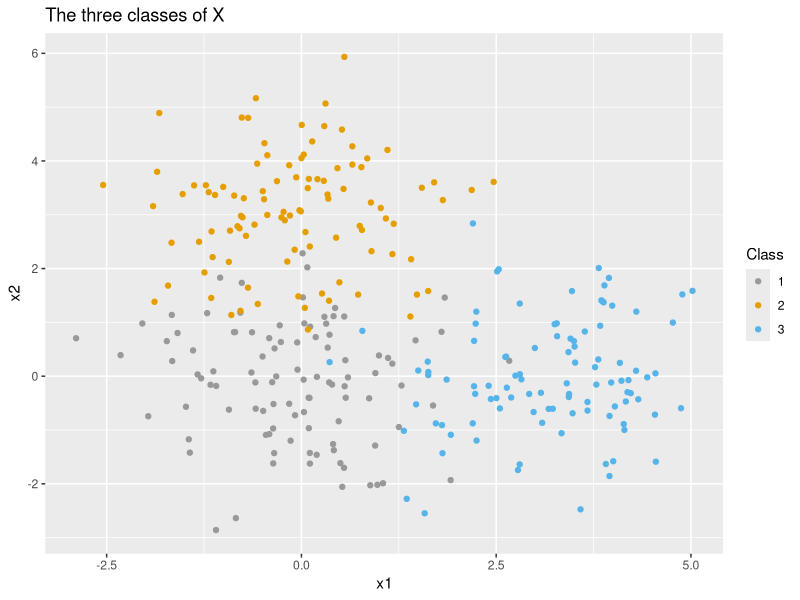
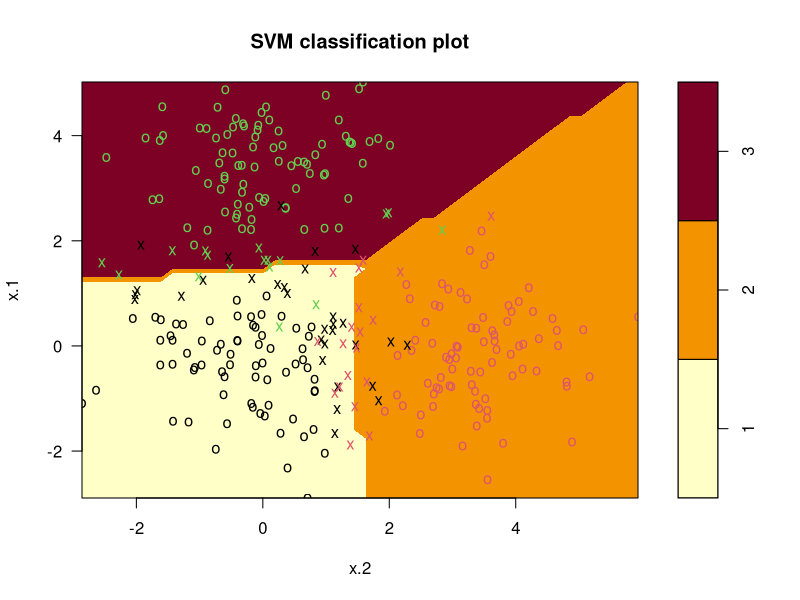
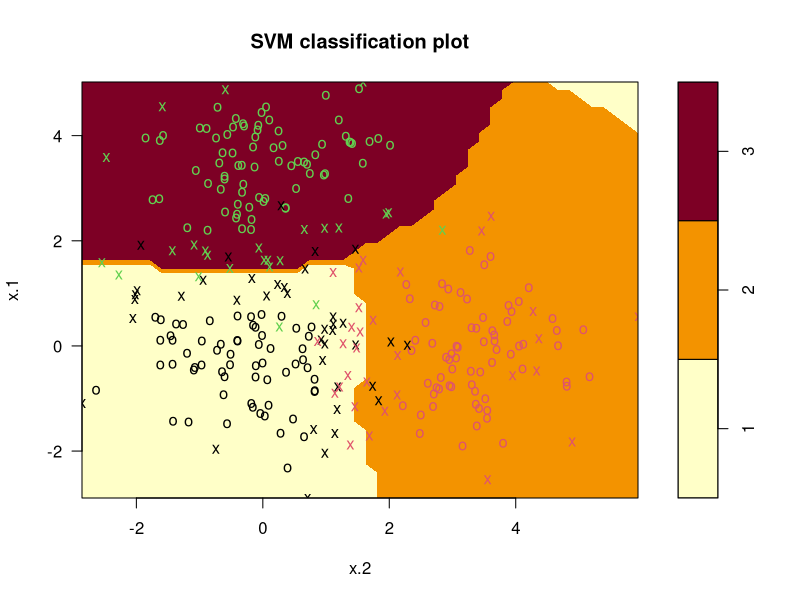

The R script that drew these images, in order:
## ---- chunk 1
knitr::opts_chunk$set(echo = TRUE)
## ---- chunk 2
library(ggplot2)
library(dplyr)
library(e1071)

C <- 3
N <- 300

set.seed(50)
# Construct x, y, and z
x <- matrix(rnorm(N*2), ncol = 2)
z <- matrix(c(0, 0, 3, 0, 3, 0), C, 2)
y <- c(rep(1, 100), rep(2, 100), rep(3, 100))

# Assign class specific means to data points
px <- pnorm(x)
for (i in 1:N) {
  p.1 <- px[i,1]
  p.2 <- px[i,2]
  if (y[i] == 1) {
    x[i,1] <- qnorm(p.1, z[1,1])
    x[i,2] <- qnorm(p.2, z[1,2])
  }
  else if (y[i] == 2) {
    x[i,1] <- qnorm(p.1, z[2,1])
    x[i,2] <- qnorm(p.2, z[2,2])
  }
  else {
    x[i,1] <- qnorm(p.1, z[3,1])
    x[i,2] <- qnorm(p.2, z[3,2])
  }
}
## ---- chunk 3
x_df <- data.frame(x)
colnames(x_df) <- c('x1', 'x2')

x_df %>%
  ggplot(aes(x = x1, y = x2), xlab = "x1", ylab = "x2") + 
  geom_point(aes(color = as.factor(y))) + 
  ggtitle("The three classes of X") +
  scale_color_manual(values=c("#999999", "#E69F00", "#56B4E9")) +
  labs(color='Class', x = "x1", y = "x2")
## ---- chunk 4
tdata <- data.frame(x = x, y = as.factor(y))
svmfit <- svm(y ~., data = tdata, cost = 10, kernel = "linear")
plot(svmfit, tdata)
## ---- chunk 5
# Generate summary using the object svmfit
summary(svmfit)
## ---- chunk 6
set.seed(50)
tuned <- tune(svm, y~., data = tdata, kernel = "linear", 
              ranges=list(cost=c(0.001, 0.01, 0.1, 1, 5, 10, 100)))
summary(tuned)
## ---- chunk 7
bestmod <- tuned$best.model
summary(bestmod)
## ---- chunk 8
set.seed(10)
x_test <- matrix(rnorm(N*2), ncol=2)

set.seed(100)
y_test <- sample(c(1:3), 300, replace = TRUE)

# Assign class specific means to data points
px <- pnorm(x_test)
for (i in 1:N) {
  p.1 <- px[i,1]
  p.2 <- px[i,2]
  if (y_test[i] == 1) {
    x_test[i,1] <- qnorm(p.1, z[1,1])
    x_test[i,2] <- qnorm(p.2, z[1,2])
  }
  else if (y_test[i] == 2) {
    x_test[i,1] <- qnorm(p.1, z[2,1])
    x_test[i,2] <- qnorm(p.2, z[2,2])
  }
  else {
    x_test[i,1] <- qnorm(p.1, z[3,1])
    x_test[i,2] <- qnorm(p.2, z[3,2])
  }
}

testdata <- data.frame(x = x_test , y = as.factor(y_test))

set.seed(100)
y_p <- predict(bestmod, testdata)
# Print the results in form of a table for the predicted labels against the test labels
table(y_p, y_test)
## ---- chunk 9
svmfit_radial <- svm(y ~., data = tdata, cost = 1, gamma = 1, kernel = "radial")
plot(svmfit_radial, tdata)
## ---- chunk 10
# Generate summary using the object svmfit with radial kernel
summary(svmfit_radial)
## ---- chunk 11
set.seed(50)
# Tuning, perform a ten-fold cross-validation
svmfit_radial_cv <- tune(svm, y ~., data = tdata, kernel = "radial",
                         ranges = list(cost = c(0.1, 1, 10, 100, 1000),
                                       gamma = c(0.5, 1, 2, 3, 4)))

summary(svmfit_radial_cv)
## ---- chunk 12
# Printing the summary of the best model with radial kernel
bestmod_radial <- svm(y ~., data = tdata, cost = 100, gamma = 2, kernel = "radial")
summary(bestmod_radial)
## ---- chunk 13
set.seed(100)
y_p <- predict(bestmod_radial, testdata)
# Print the results in form of a table for the predicted labels against the test labels
table(y_p, y_test)
